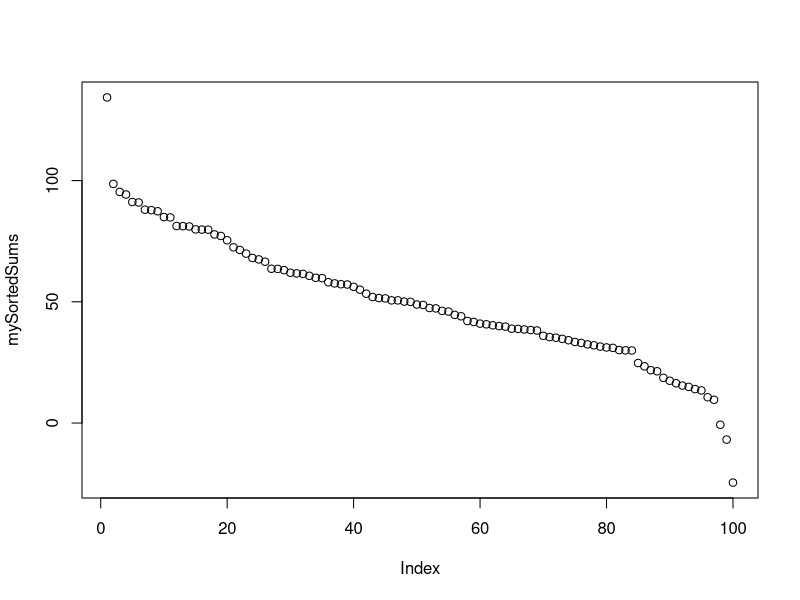
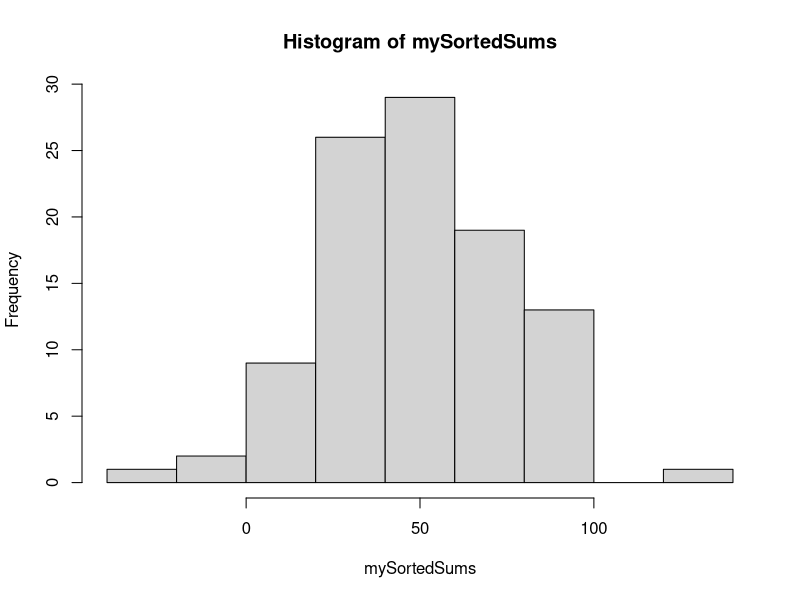

The R script that drew these images, in order:
library(tidyverse)
library(ggpubr)
setwd("C:/Users/Ethan/OneDrive/Documents/BIOE8510/Assignments")

####Problem 1
#A: [Enter description here]
help("sort")
#B: [Enter description here]
help("rnorm")
#C:
myRandomNums=rnorm(100,mean=50,sd=25)
#D:
head(myRandomNums)
tail(myRandomNums)
#E:
mySortedSums=sort(x=myRandomNums,decreasing=TRUE)
#F:
length(mySortedSums)
#G:
plot(mySortedSums)
#H:
hist(mySortedSums)

####Problem 2
a=110^(1/3)
b=tan(45 * (pi/180))
c=pi^2
d=log(20.1)
e=3.3^4
A=list(a,b,c,d,e)
